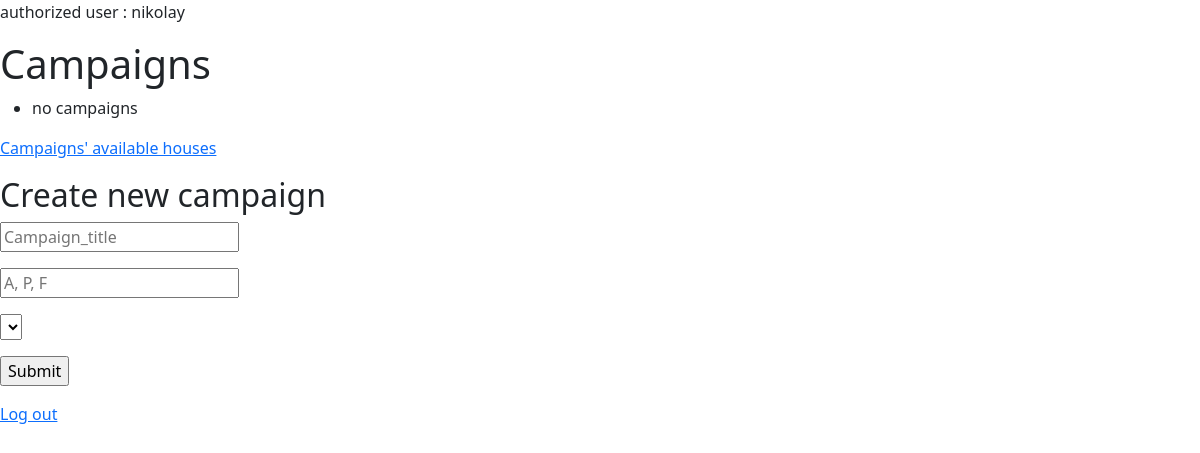
Page /campaigns/users/1 on the earlier database version.
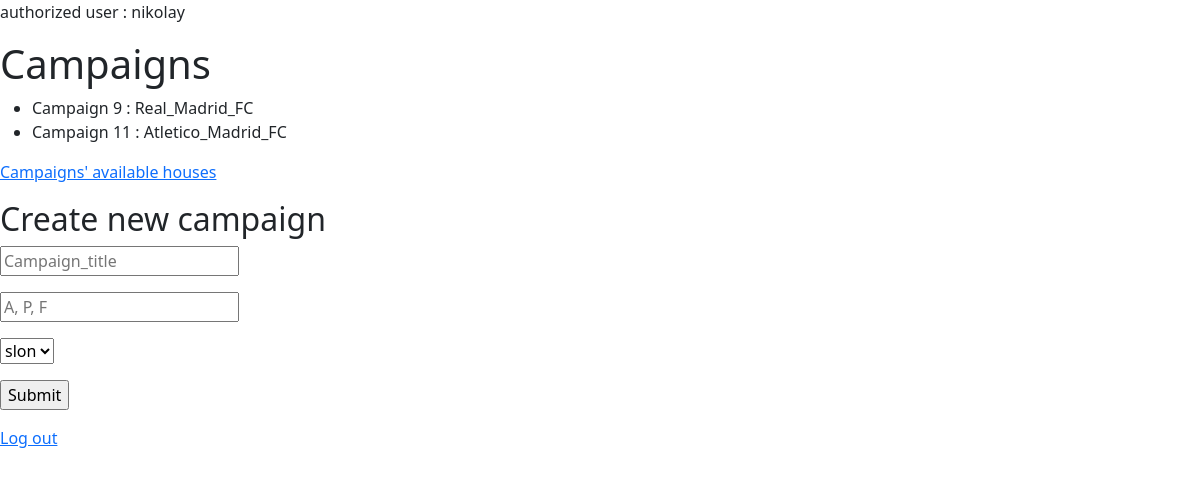
Same page on the later database version.
### campaigns/models.py (models this page shows, shortened)
class Campaign(models.Model):
	title = models.CharField(max_length = 64)
	status = models.CharField(max_length = 1)
	supervisor = models.ForeignKey(Supervisor, on_delete = models.CASCADE, related_name = 'controled_by')
	creator = models.ForeignKey(User, on_delete = models.CASCADE, related_name = 'created_by', default = 1)

### campaigns/views.py (the view)
# urls.py: path('users/<int:user2_id>', views.indexplususer2, name = 'indexplususer2'),
def indexplususer2(request, user2_id):
	user2 = User.objects.get(pk = user2_id)
	return render(request, 'campaigns/indexplususer2.html', {
		'campaigns' : Campaign.objects.all(),
		'supervisors' : Supervisor.objects.all(),
		'user2' : user2,
		})

### campaigns/templates/campaigns/indexplususer2.html (shortened to what this page needs)
{% extends 'campaigns/layout.html' %}
{% block body %}
	<p> authorized user : {{user2.username}}</p>
	<h1>Campaigns</h1>
	<ul>
		{% for campaign in campaigns %}
		<li>
				Campaign {{campaign.id}} : {{campaign.title}}
		</li>
		{% empty %}
			<li> no campaigns</li>
		{% endfor %}
	</ul>
	<a href = "{% url 'campaigns:h2_index' user2.id %}"> Campaigns' available houses</a>
	<h2>Create new campaign</h2>
	<form action = "{% url 'campaigns:add' user2.id %}" method = "post">
		<input type="text" name="title" placeholder="Campaign_title">
		<input type="text" name="status" placeholder="A, P, F">
		<select name = 'supervisor'>
			{% for supervisor in supervisors %}
				<option value="{{supervisor.id}}">{{ supervisor.nick }}</option>
			{% endfor %}
		</select>
		<input type="submit">
	</form>
	<a href = "{% url 'users:logout' %}"> Log out </a>
{% endblock %}

### campaigns/templates/campaigns/layout.html (shortened to what this page needs)
<!DOCTYPE html>
<html>
<head>
	<link href="https://cdn.jsdelivr.net/npm/bootstrap@5.2.1/dist/css/bootstrap.min.css" rel="stylesheet">
</head>
<body>
	{% block body %}
	{% endblock %}
</body>
</html>

Differences in the rows shown:
added Campaign: id "9", title "Real_Madrid_FC"
added Campaign: id "11", title "Atletico_Madrid_FC"
Other differences:
form field supervisor: (not shown) → "slon"
text no longer shown: "no campaigns"
